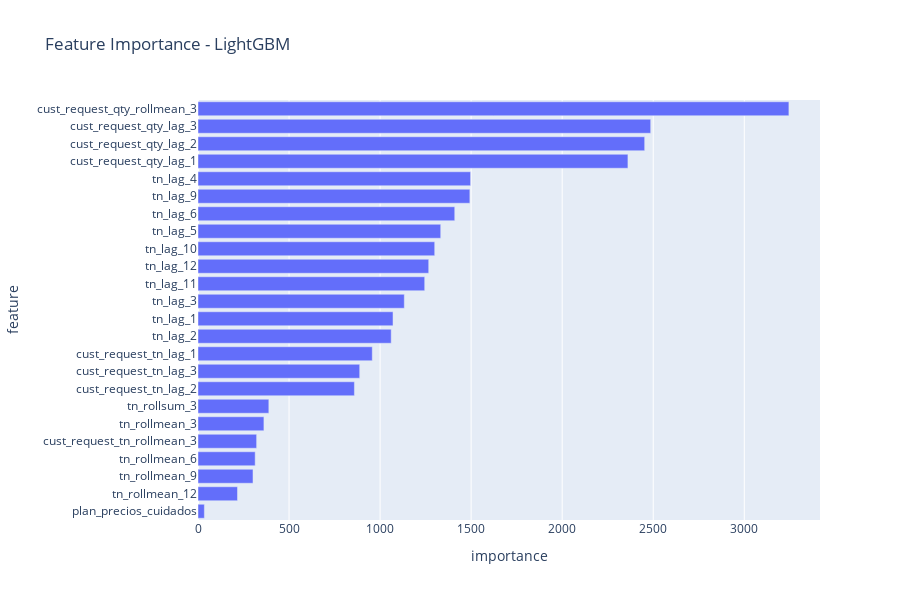

Write notebook code for a chart like this one.
### Code cell
import plotly.express as px
# Ordenar descendente y mostrar todas las features
df_importancia_sorted = df_importancia.sort_values(by='importance', ascending=True)
fig = px.bar(
    df_importancia_sorted,
    x='importance',
    y='feature',
    orientation='h',
    title='Feature Importance - LightGBM',
)
fig.update_layout(height=600)
fig.show()

### Figure 1 — Plotly figure (JSON) as saved in the notebook; plotly's stock layout.template omitted (floating-point values rounded to 4 significant figures)
{"data": [{"hovertemplate": "importance=%{x}<br>feature=%{y}<extra></extra>", "legendgroup": "", "marker": {"color": "#636efa", "pattern": {"shape": ""}}, "name": "", "orientation": "h", "showlegend": false, "textposition": "auto", "type": "bar", "x": [35, 217, 302, 314, 322, 362, 389, 859, 888, 957, 1061, 1071, 1133, 1245, 1267, 1300, 1333, 1410, 1493, 1497, 2361, 2453, 2486, 3245], "xaxis": "x", "y": ["plan_precios_cuidados", "tn_rollmean_12", "tn_rollmean_9", "tn_rollmean_6", "cust_request_tn_rollmean_3", "tn_rollmean_3", "tn_rollsum_3", "cust_request_tn_lag_2", "cust_request_tn_lag_3", "cust_request_tn_lag_1", "tn_lag_2", "tn_lag_1", "tn_lag_3", "tn_lag_11", "tn_lag_12", "tn_lag_10", "tn_lag_5", "tn_lag_6", "tn_lag_9", "tn_lag_4", "cust_request_qty_lag_1", "cust_request_qty_lag_2", "cust_request_qty_lag_3", "cust_request_qty_rollmean_3"], "yaxis": "y"}], "layout": {"barmode": "relative", "height": 600, "legend": {"tracegroupgap": 0}, "title": {"text": "Feature Importance - LightGBM"}, "xaxis": {"anchor": "y", "domain": [0, 1], "title": {"text": "importance"}}, "yaxis": {"anchor": "x", "domain": [0, 1], "title": {"text": "feature"}}}}
